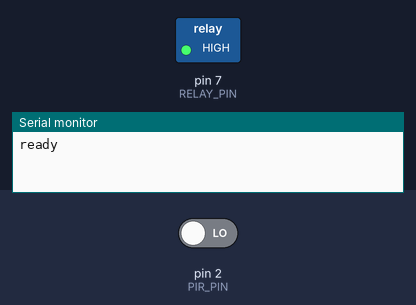
Bench run of a sketch on a simulated Arduino Uno, built with avr-gcc and run on an emulated ATmega328P. Shown: switched loads named in the sketch (green lamp = pin HIGH), the last lines printed to the serial monitor. The test bench sets the inputs (shaded band); at power-on: pin 2 (PIR_PIN) LOW.

Above: at 1.2 s.
1.3 s: pin 2 (PIR_PIN) driven HIGH
At 2.2 s:
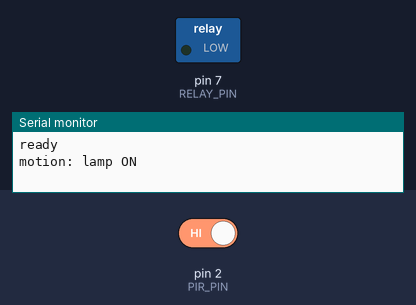
2.8 s: pin 2 (PIR_PIN) driven LOW
At 6.7 s:
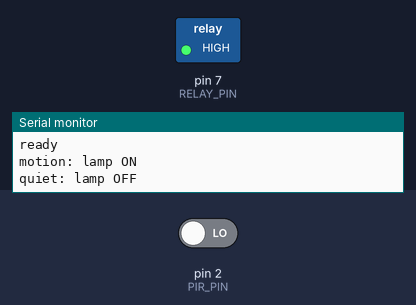
Timing chart, 0 to 8.2 s (numbered marks = the images above; inputs shaded):
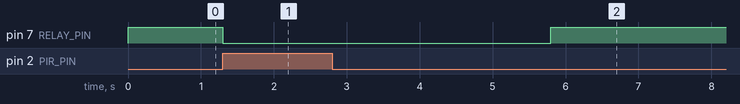

The sketch:

motion-default.ino
```cpp
// Lesson 14: motion light. PIR OUT on D2, relay module IN on D7 (active low: LOW closes the contact).
unsigned int holdMs = 3000;      // keep the lamp on this long after the last motion

const byte PIR_PIN = 2;
const byte RELAY_PIN = 7;

bool lampOn = false;
unsigned long lastMotion = 0;

void setup() {
  Serial.begin(9600);
  pinMode(PIR_PIN, INPUT);
  digitalWrite(RELAY_PIN, HIGH);   // idle level first, so the relay never clicks at start-up
  pinMode(RELAY_PIN, OUTPUT);
  Serial.println("ready");
}

void loop() {
  bool motion = digitalRead(PIR_PIN) == HIGH;
  if (motion) {
    lastMotion = millis();         // every sign of movement restarts the hold timer
    if (!lampOn) {
      lampOn = true;
      digitalWrite(RELAY_PIN, LOW);
      Serial.println("motion: lamp ON");
    }
  } else if (lampOn && millis() - lastMotion >= holdMs) {
    lampOn = false;
    digitalWrite(RELAY_PIN, HIGH);
    Serial.println("quiet: lamp OFF");
  }
  delay(10);
}
```

Measured:
- after the input at 1.3 s, pin 7 (RELAY_PIN): HIGH → LOW at once
- after the input at 2.8 s, pin 7 (RELAY_PIN): LOW → HIGH after 3.0 s
